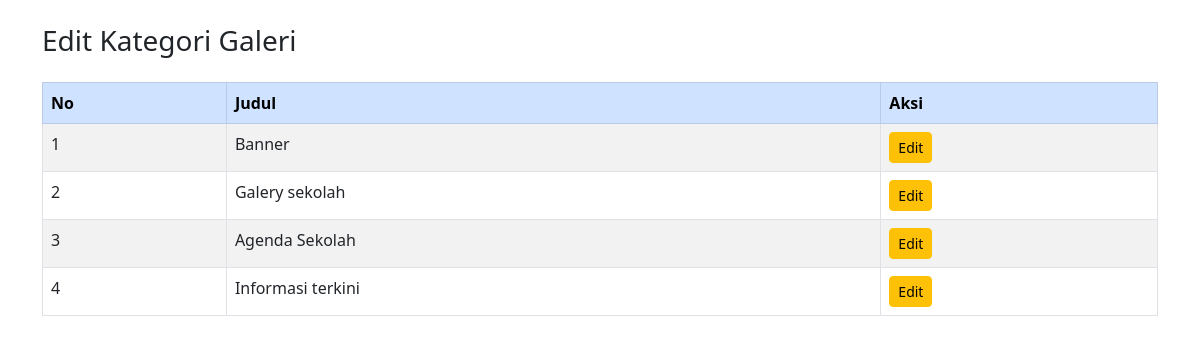
/tambah_kategori.php (signed in), run on the app's committed database.
### tables this page shows
CREATE TABLE `kategori` (
  `id` int(11) NOT NULL,
  `judul` varchar(100) NOT NULL
);

### tambah_kategori.php (the view, shortened to what this page needs)
<?php
include 'koneksi.php';
?>
<!DOCTYPE html>
<html lang="id">
<head>
  <link href="https://cdn.jsdelivr.net/npm/bootstrap@5.3.0/dist/css/bootstrap.min.css" rel="stylesheet">
</head>
<body>
  <div class="container mt-4">
    <h3 class="mb-4">Edit Kategori Galeri</h3>
    <table class="table table-bordered table-striped mt-4">
      <thead class="table-primary">
        <tr>
          <th>No</th>
          <th>Judul</th>
          <th>Aksi</th>
        </tr>
      </thead>
      <tbody>
        <?php
        $no = 1;
        $query = mysqli_query($conn, "SELECT * FROM kategori ORDER BY id DESC");
        while ($row = mysqli_fetch_assoc($query)):
        ?>
        <tr>
          <td><?= $no++ ?></td>
          <td><?= htmlspecialchars($row['judul']) ?></td>
          <td>
            <a href="?edit=<?= $row['id'] ?>" class="btn btn-sm btn-warning">Edit</a>
          </td>
        </tr>
        <?php endwhile; ?>
      </tbody>
    </table>
  </div>
</body>
</html>

### data on the page
kategori: judul "Banner"
kategori: judul "Galery sekolah"
kategori: judul "Agenda Sekolah"
kategori: judul "Informasi terkini"
